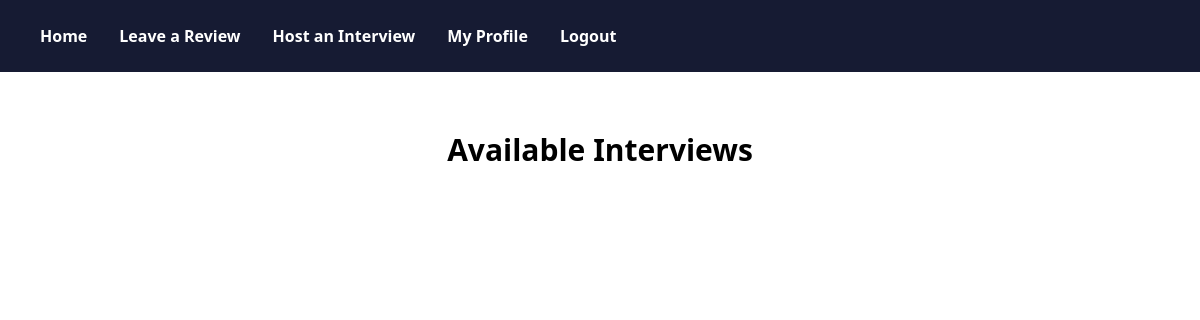
/home/, run on an earlier commit of the app's database.
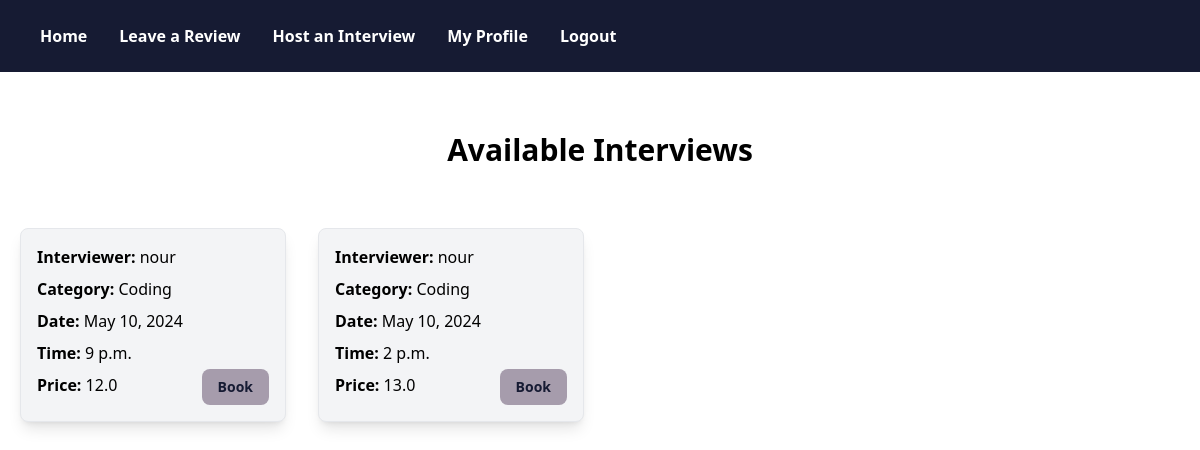
And on a later commit of the database.
### core/models.py (models this page shows)
class Interview(models.Model):
    interviewer = models.ForeignKey(User, on_delete=models.SET_NULL, blank=True, null=True)
    interview_date = models.DateField(null=True)
    interview_time = models.TimeField(null=True)
    category = models.CharField(max_length=100, null=True, blank=True)
    duration = models.DurationField(null=True, blank=True)
    price = models.FloatField(null=True, blank=True)

### core/views.py (the view)
# urls.py: 2. Add a URL to urlpatterns:  path('', views.home, name='home')
def home(request):
    interviews = Interview.objects.all()
    return render(request, 'home.html', {'interviews': interviews})

### core/templates/home.html (shortened to what this page needs)
{% extends 'base.html' %}
{% load static %}
    {% block content %}
<div class="flex flex-col justify-center">
    <h1 class="flex font-bold items-start justify-center text-3xl m-5 py-8">Available Interviews</h1>
    <div class="w-full flex justify-center" >
        <div class="grid grid-cols-3 md:grid-cols-4 lg:grid-cols-4 gap-8 w-full px-5">
            {% for interview in interviews %}
            <div class="border p-4 rounded-lg mb-4 bg-gray-100 shadow-lg relative">
                <ul class="max-w-full">
                    <li class="mb-2"><span class="font-bold">Interviewer:</span> {{ interview.interviewer }}</li>
                    <li class="mb-2"><span class="font-bold">Category:</span> {{ interview.category }}</li>
                    <li class="mb-2"><span class="font-bold">Date:</span> {{ interview.interview_date }}</li>
                    <li class="mb-2"><span class="font-bold">Time:</span> {{ interview.interview_time }}</li>
                    <li class="mb-2"><span class="font-bold">Price:</span> {{ interview.price }}</li>
                </ul>
                <form method="post" action="{%url 'book'%}">
                    <button type="submit" class="bg-customSec rounded-lg px-4 py-2 text-customMain font-bold text-sm hover:bg-customMain hover:text-customSec absolute bottom-4 right-4">Book</button>
                </form>
            </div>
            {% endfor %}
      </div>
    </div>
</div>
{% endblock %}

What changed in the data, as far as the page shows it:
added Interview: interviewer "nour", category "Coding", interview_date "May 10, 2024", interview_time "9 p.m.", price "12.0"
added Interview: interviewer "nour", category "Coding", interview_date "May 10, 2024", interview_time "2 p.m.", price "13.0"
